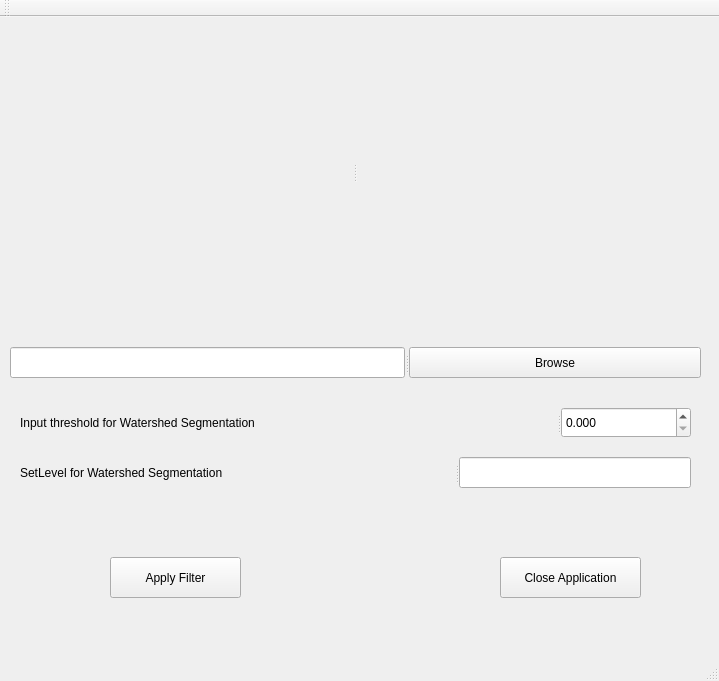
<?xml version="1.0" encoding="UTF-8"?>
<ui version="4.0">
 <class>FileDialog</class>
 <widget class="QMainWindow" name="FileDialog">
  <property name="geometry">
   <rect>
    <x>0</x>
    <y>0</y>
    <width>719</width>
    <height>681</height>
   </rect>
  </property>
  <property name="windowTitle">
   <string>FileDialog</string>
  </property>
  <widget class="QWidget" name="centralWidget">
   <widget class="QPushButton" name="pushButton_2">
    <property name="geometry">
     <rect>
      <x>500</x>
      <y>540</y>
      <width>141</width>
      <height>41</height>
     </rect>
    </property>
    <property name="text">
     <string>Close Application</string>
    </property>
   </widget>
   <widget class="QPushButton" name="pushButton_3">
    <property name="geometry">
     <rect>
      <x>110</x>
      <y>540</y>
      <width>131</width>
      <height>41</height>
     </rect>
    </property>
    <property name="text">
     <string>Apply Filter</string>
    </property>
   </widget>
   <widget class="QSplitter" name="splitter">
    <property name="geometry">
     <rect>
      <x>10</x>
      <y>330</y>
      <width>691</width>
      <height>31</height>
     </rect>
    </property>
    <property name="orientation">
     <enum>Qt::Horizontal</enum>
    </property>
    <widget class="QLineEdit" name="lineEdit"/>
    <widget class="QPushButton" name="pushButton">
     <property name="text">
      <string>Browse</string>
     </property>
    </widget>
   </widget>
   <widget class="QSplitter" name="splitter_2">
    <property name="geometry">
     <rect>
      <x>9</x>
      <y>9</y>
      <width>691</width>
      <height>291</height>
     </rect>
    </property>
    <property name="orientation">
     <enum>Qt::Horizontal</enum>
    </property>
    <widget class="QLabel" name="label">
     <property name="text">
      <string/>
     </property>
    </widget>
    <widget class="QLabel" name="label_2">
     <property name="text">
      <string/>
     </property>
    </widget>
   </widget>
   <widget class="QSplitter" name="splitter_3">
    <property name="geometry">
     <rect>
      <x>20</x>
      <y>390</y>
      <width>671</width>
      <height>31</height>
     </rect>
    </property>
    <property name="orientation">
     <enum>Qt::Horizontal</enum>
    </property>
    <widget class="QLabel" name="label_3">
     <property name="text">
      <string>Input threshold for Watershed Segmentation</string>
     </property>
    </widget>
    <widget class="QDoubleSpinBox" name="doubleSpinBox">
     <property name="decimals">
      <number>3</number>
     </property>
     <property name="maximum">
      <double>1.000000000000000</double>
     </property>
     <property name="singleStep">
      <double>0.001000000000000</double>
     </property>
     <property name="value">
      <double>0.000000000000000</double>
     </property>
    </widget>
   </widget>
   <widget class="QSplitter" name="splitter_4">
    <property name="geometry">
     <rect>
      <x>20</x>
      <y>440</y>
      <width>671</width>
      <height>31</height>
     </rect>
    </property>
    <property name="orientation">
     <enum>Qt::Horizontal</enum>
    </property>
    <widget class="QLabel" name="label_4">
     <property name="text">
      <string>SetLevel for Watershed Segmentation</string>
     </property>
    </widget>
    <widget class="QLineEdit" name="lineEdit_2"/>
   </widget>
  </widget>
  <widget class="QMenuBar" name="menuBar">
   <property name="geometry">
    <rect>
     <x>0</x>
     <y>0</y>
     <width>719</width>
     <height>25</height>
    </rect>
   </property>
  </widget>
  <widget class="QToolBar" name="mainToolBar">
   <attribute name="toolBarArea">
    <enum>TopToolBarArea</enum>
   </attribute>
   <attribute name="toolBarBreak">
    <bool>false</bool>
   </attribute>
  </widget>
  <widget class="QStatusBar" name="statusBar"/>
 </widget>
 <layoutdefault spacing="6" margin="11"/>
 <resources/>
 <connections/>
</ui>
